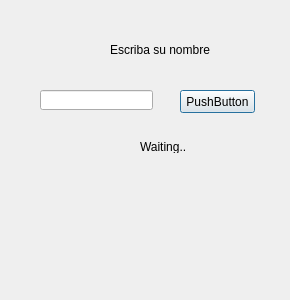
<?xml version="1.0" encoding="UTF-8"?>
<ui version="4.0">
 <class>Dialog</class>
 <widget class="QDialog" name="Dialog">
  <property name="geometry">
   <rect>
    <x>0</x>
    <y>0</y>
    <width>290</width>
    <height>300</height>
   </rect>
  </property>
  <property name="windowTitle">
   <string>Dialog</string>
  </property>
  <widget class="QLabel" name="labelEscribirNombre">
   <property name="geometry">
    <rect>
     <x>110</x>
     <y>40</y>
     <width>111</width>
     <height>20</height>
    </rect>
   </property>
   <property name="text">
    <string>Escriba su nombre</string>
   </property>
  </widget>
  <widget class="QLineEdit" name="lineNombreUsuario">
   <property name="geometry">
    <rect>
     <x>40</x>
     <y>90</y>
     <width>113</width>
     <height>20</height>
    </rect>
   </property>
  </widget>
  <widget class="QPushButton" name="pushButtonclicker">
   <property name="geometry">
    <rect>
     <x>180</x>
     <y>90</y>
     <width>75</width>
     <height>23</height>
    </rect>
   </property>
   <property name="text">
    <string>PushButton</string>
   </property>
  </widget>
  <widget class="QLabel" name="labelMensaje">
   <property name="geometry">
    <rect>
     <x>140</x>
     <y>140</y>
     <width>46</width>
     <height>13</height>
    </rect>
   </property>
   <property name="text">
    <string>Waiting...</string>
   </property>
  </widget>
 </widget>
 <resources/>
 <connections/>
</ui>
